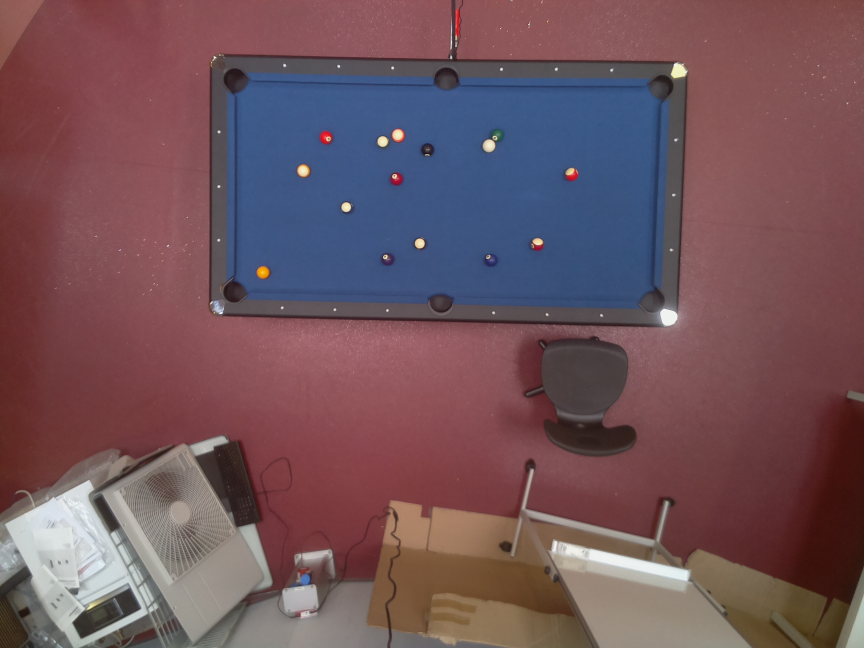
#> input picture prototypes/cue_ball_detection/used_pictures/setup5_3.jpg, 2592 x 1944 px (shown at 1/3 size)
$ python show_warp_image.py
#> lines starting #> are read from the running program, lines starting #| are printed output that depends on the picture
"""
Script used to load images to check warp positions
"""

import cv2 as cv
import numpy as np

scale_x = 0.4
scale_y = 0.3

left_top_corner = (712, 240)
right_top_corner = (1975, 267)
right_bottom_corner = (1958, 907)
left_bottom_corner = (705, 873)

img = cv.imread("used_pictures/setup5_3.jpg")
#> img is the input picture: shape (1944, 2592, 3); mean B, G, R 91.1, 83.9, 112.7

cv.imshow("img_not_resized", img)

img = cv.resize(img, (0, 0), fx=0.4, fy=0.3)
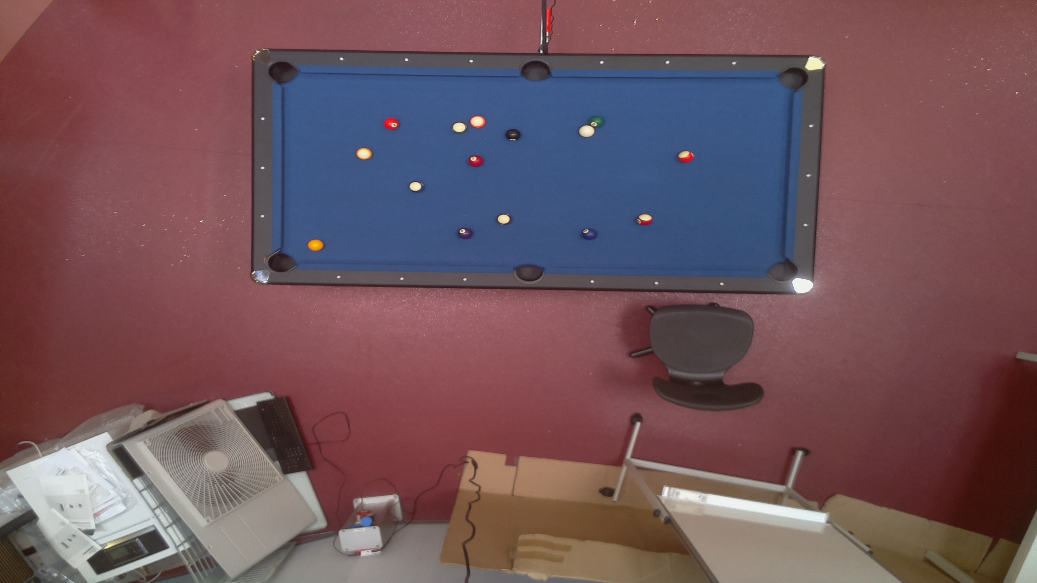
#> img: shape (583, 1037, 3); mean B, G, R 91, 83.8, 112.6

height, width, channels = img.shape
#> height = 583; width = 1037; channels = 3
points_old = np.float32([[left_top_corner[0] * scale_x, left_top_corner[1] * scale_y], [right_top_corner[0] * scale_x, right_top_corner[1] * scale_y], [right_bottom_corner[0] * scale_x, right_bottom_corner[1] * scale_y], [left_bottom_corner[0] * scale_x, left_bottom_corner[1] * scale_y]])
points_warped = np.float32([[0, 0],[width, 0],[width, height],[0, height]])

matrix = cv.getPerspectiveTransform(points_old, points_warped)
img_warped = cv.warpPerspective(img, matrix, (width, height))
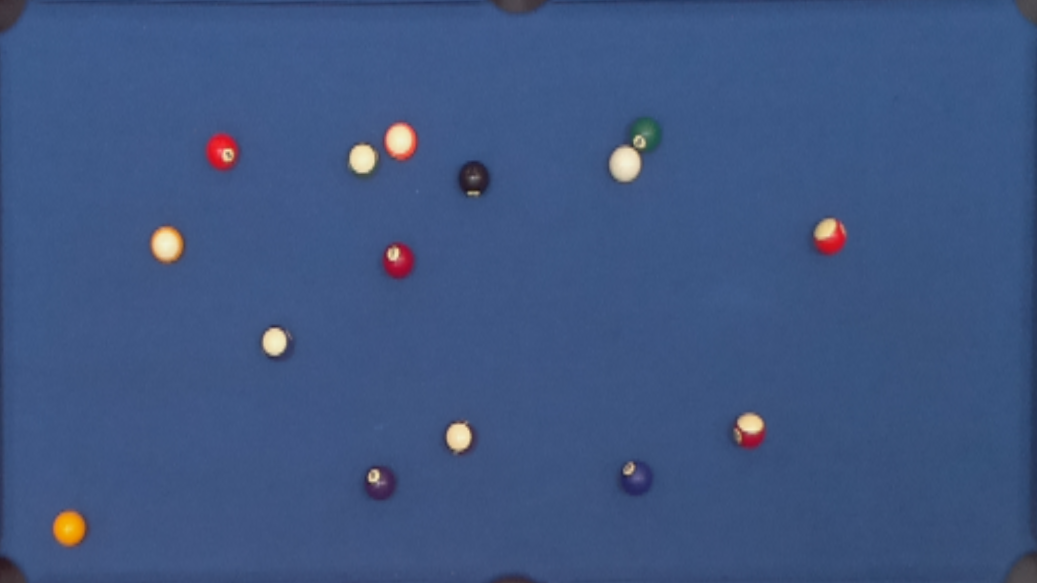
#> img_warped: shape (583, 1037, 3); mean B, G, R 129.2, 85.8, 62.8

cv.imshow("img", img)
cv.imshow("img_warped", img_warped)
cv.waitKey(0)
